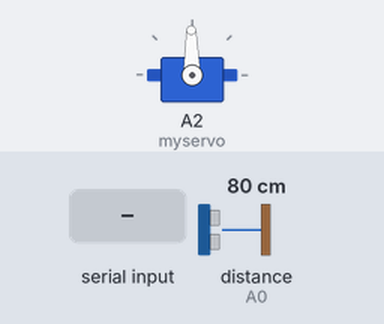
Bench run of a sketch on a simulated Arduino Uno, built with avr-gcc and run on an emulated ATmega328P. On the bench: servo. Wiring (inferred from the names in the program): ultrasonic range finder: trigger A1; echo A0. Inputs (shaded band) come from the test bench; at power-on: distance to the obstacle (sensor on A0) 80 cm. The echo pulse lasts 58.3 µs per cm; what the sketch prints to the serial monitor is not drawn.

Above: at 1.2 s.
1.3 s: "30,150\n" received over Serial
At 3.3 s:
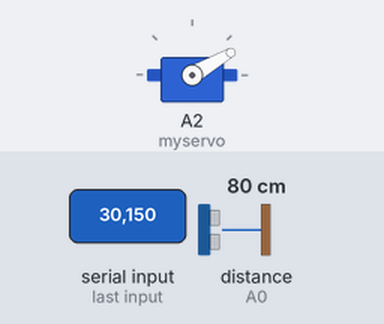
3.8 s: "5\n" received over Serial
At 5.3 s:
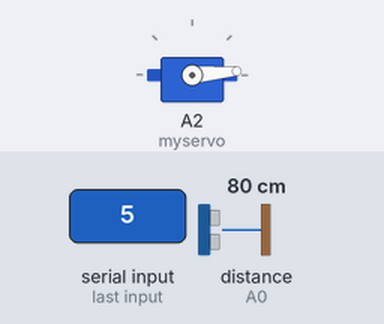
6.3 s: "200\n" received over Serial
At 8.3 s:
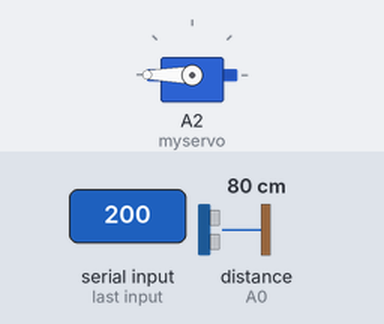
14.8 s: "90,45\n" received over Serial
At 17.3 s:
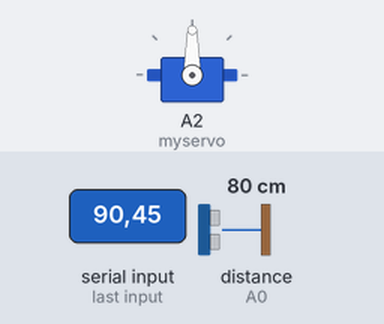
Timing chart, 0 to 18.8 s (numbered marks = the images above; inputs shaded):
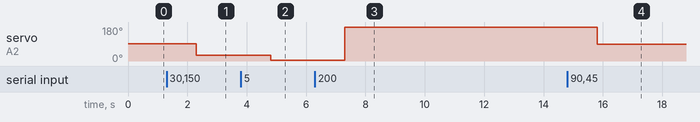

The sketch:

head_demon.ino
```cpp
///////////////////////////////////////////////////////////////////////////////////////////////////////////
/// SERVO CONTROL

#include <Servo.h>

Servo myservo;  // create servo object to control the servo

int head_pos = 91;
int head_speed = 15;

void turn_head(int address, int speed) {  // address 0 - 180
  if (address > head_pos) {
    // look right
    for (int pos = head_pos; pos <= address; pos += 1) { // goes from 0 degrees to 180 degrees
      // in steps of 1 degree
      myservo.write(pos);                 // tell servo to go to position in variable 'pos'
      delay(speed);                       // waits 15ms for the servo to reach the position
    }
  } else {
    // look left
    for (int pos = head_pos; pos >= address; pos -= 1) { // goes from 180 degrees to 0 degrees
      myservo.write(pos);              // tell servo to go to position in variable 'pos'
      delay(speed);                       // waits 15ms for the servo to reach the position
    }
  }
}

void Head_Handler(void) {
  if (Serial.available() > 0) {
    String cmd = Serial.readString();   // read in head position from serial
    cmd.trim();                         // trim new lines, or extra crap at the end

    if (cmd.length() > 0) {     // if there is input
      head_pos = cmd.toInt();   // convert it to a number
      turn_head(head_pos, head_speed);  // and turn the head
    }
  }
}

void Head_Setup(void) {
  myservo.attach(A2);         // attaches the servo on pin 9 to the servo object
  turn_head(head_pos, head_speed);    // center the head
}

///////////////////////////////////////////////////////////////////////////////////////////////////////////
/// ULTRA SONIC SENSOR

#define TRIG_PIN A1
#define ECHO_PIN A0
int object_distance=0;

float checkdistance(void) {
  digitalWrite(TRIG_PIN, LOW);  // reset the trigger pin
  delayMicroseconds(2);
  digitalWrite(TRIG_PIN, HIGH); // send a pulse for 10 microseconds
  delayMicroseconds(10);
  digitalWrite(TRIG_PIN, LOW);  // stop the pulse

  float duration = pulseIn(ECHO_PIN, HIGH); // measure the time it takes for the pulse to come back
  float distance = (duration * 0.034) / 2;  // convert the duration from m/s to cm / ms
                                            // We divide by half to measure just the return bit
  return distance;
}

void UltraSonic_Handler(void) {
  // get the distance from sensor and print it out
  object_distance = checkdistance();
  Serial.print("Distance:");
  Serial.print(object_distance);
  Serial.println("CM");
}

void UltraSonic_Setup(void) {
  pinMode(TRIG_PIN, OUTPUT);  // set trigger pin to output
  pinMode(ECHO_PIN, INPUT);   // set echo pin to input
}


///////////////////////////////////////////////////////////////////////////////////////////////////////////
/// MAIN PROGRAM

void setup(void) {
  // Initialize serial communication at 9600 baud rate
  Serial.begin(115200);
  Head_Setup();
  UltraSonic_Setup();
}


void loop(void) {
  Head_Handler();
  UltraSonic_Handler();
}
```

Measured:
- after the input at 1.3 s, servo on A2 (myservo): 91° → 30° after 1.0 s
- after the input at 3.8 s, servo on A2 (myservo): 30° → 5° after 1.0 s
- after the input at 6.3 s, servo on A2 (myservo): 5° → 180° after 1.0 s
- after the input at 14.8 s, servo on A2 (myservo): 180° → 90° after 1.0 s
